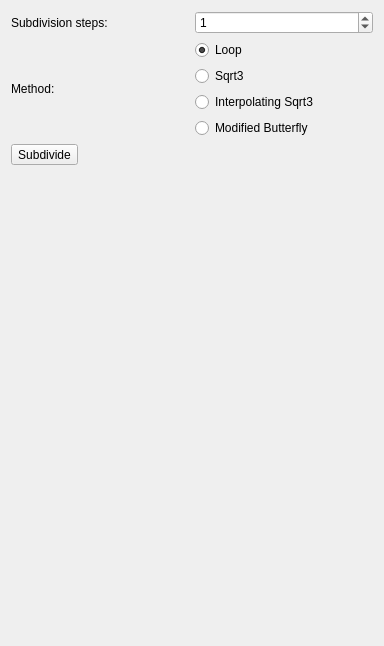
<?xml version="1.0" encoding="UTF-8"?>
<ui version="4.0">
 <class>SubdividerControls</class>
 <widget class="QWidget" name="SubdividerControls">
  <property name="geometry">
   <rect>
    <x>0</x>
    <y>0</y>
    <width>384</width>
    <height>646</height>
   </rect>
  </property>
  <property name="windowTitle">
   <string>Form</string>
  </property>
  <layout class="QVBoxLayout" name="verticalLayout_2">
   <item>
    <layout class="QHBoxLayout" name="horizontalLayout_3">
     <item>
      <widget class="QLabel" name="label">
       <property name="text">
        <string>Subdivision steps:</string>
       </property>
      </widget>
     </item>
     <item>
      <widget class="QSpinBox" name="subdivision_steps_spinBox">
       <property name="value">
        <number>1</number>
       </property>
      </widget>
     </item>
    </layout>
   </item>
   <item>
    <layout class="QHBoxLayout" name="horizontalLayout_2">
     <item>
      <widget class="QLabel" name="label_2">
       <property name="text">
        <string>Method:</string>
       </property>
      </widget>
     </item>
     <item>
      <layout class="QVBoxLayout" name="verticalLayout">
       <item>
        <layout class="QHBoxLayout" name="horizontalLayout">
         <item>
          <widget class="QRadioButton" name="loop_radioButton">
           <property name="toolTip">
            <string>C. T. Loop, &quot;Smooth Subdivision Surfaces Based on Triangles&quot;,
M.S. Thesis, Department of Mathematics, University of Utah, August 1987.</string>
           </property>
           <property name="text">
            <string>Loop</string>
           </property>
           <property name="checked">
            <bool>true</bool>
           </property>
          </widget>
         </item>
        </layout>
       </item>
       <item>
        <widget class="QRadioButton" name="sqrt3_radioButton">
         <property name="toolTip">
          <string>L. Kobbelt, &lt;a href=&quot;http://www-i8.informatik.rwth-aachen.de/publications/downloads/sqrt3.pdf&quot;&gt;&quot;Sqrt(3) subdivision&quot;&lt;/a&gt;, Proceedings of SIGGRAPH 2000.</string>
         </property>
         <property name="text">
          <string>Sqrt3</string>
         </property>
        </widget>
       </item>
       <item>
        <widget class="QRadioButton" name="LabsikGreiner_radioButton">
         <property name="toolTip">
          <string>Interpolating Labsik Greiner Subdivider as described in &quot;interpolating sqrt(3) subdivision&quot; Labsik &amp; Greiner, 2000</string>
         </property>
         <property name="text">
          <string>Interpolating Sqrt3</string>
         </property>
        </widget>
       </item>
       <item>
        <widget class="QRadioButton" name="modifiedButterfly_radioButton">
         <property name="toolTip">
          <string>The modified butterfly scheme of Denis Zorin, Peter Schröder and Wim Sweldens, 
``Interpolating subdivision for meshes with arbitrary topology,'' in Proceedings 
of SIGGRAPH 1996, ACM SIGGRAPH, 1996, pp. 189-192.</string>
         </property>
         <property name="text">
          <string>Modified Butterfly</string>
         </property>
        </widget>
       </item>
      </layout>
     </item>
    </layout>
   </item>
   <item>
    <widget class="QToolButton" name="subdivide_toolButton">
     <property name="text">
      <string>Subdivide</string>
     </property>
    </widget>
   </item>
   <item>
    <spacer name="verticalSpacer">
     <property name="orientation">
      <enum>Qt::Vertical</enum>
     </property>
     <property name="sizeHint" stdset="0">
      <size>
       <width>20</width>
       <height>495</height>
      </size>
     </property>
    </spacer>
   </item>
  </layout>
 </widget>
 <resources/>
 <connections/>
</ui>
